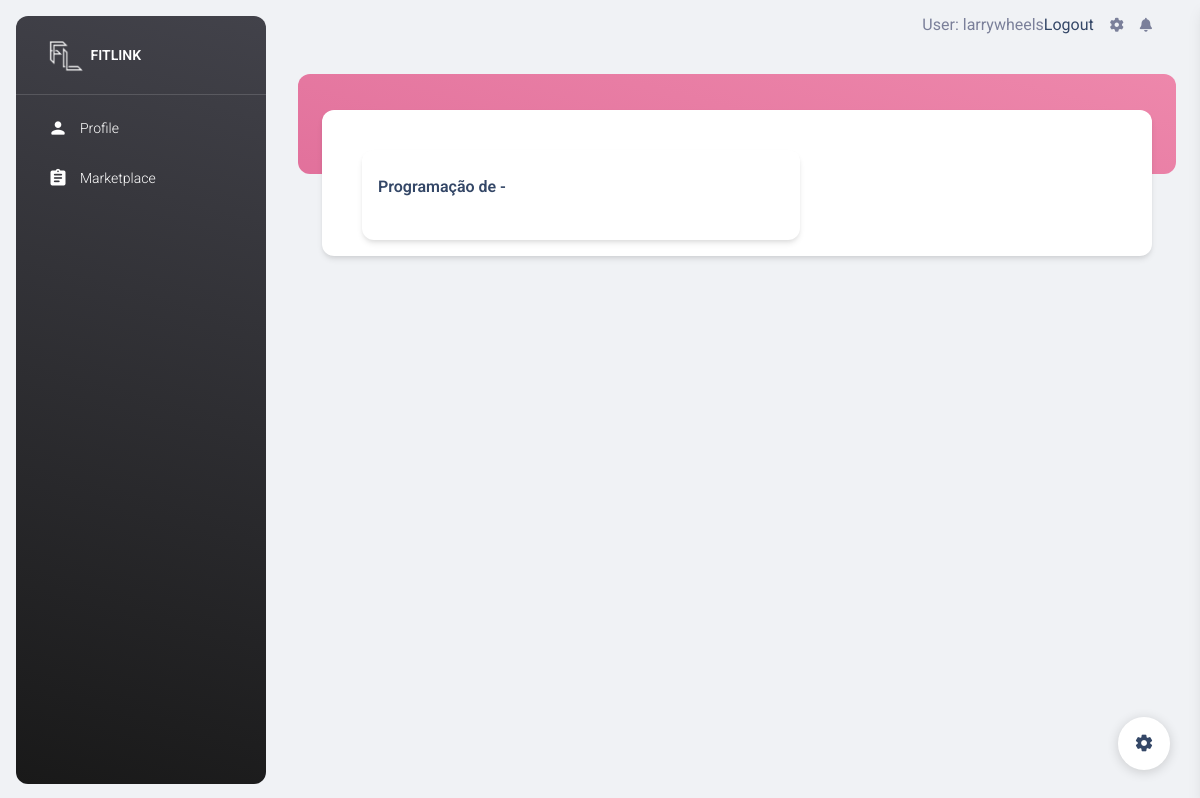
/exerciciosPlano/16 (signed in), run on an earlier commit of the app's database.
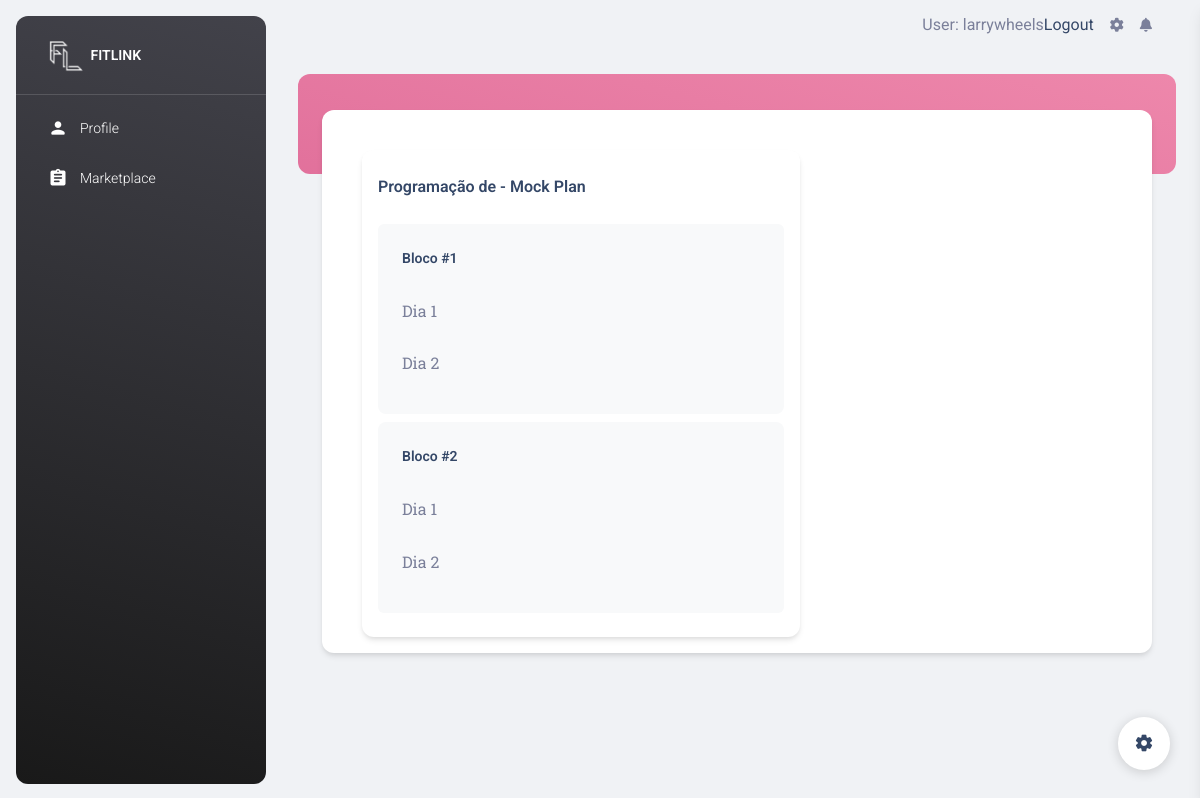
And on a later commit of the database.
### fitlink/models.py (models this page shows, shortened)
class PlanoTreino(models.Model):
    titulo = models.CharField(max_length = 255)
    imagem = models.CharField(max_length=255)
    descricao = models.TextField()
    requisitos = models.TextField()
    tipoPlano = models.ForeignKey(TipoPlano, on_delete=models.CASCADE)
    preco = models.FloatField()
    periodoBloco = models.IntegerField()
    nrBlocos = models.IntegerField()
    refPersonalTrainer = models.ForeignKey(User, on_delete=models.CASCADE)

### fitlink/views.py (the view)
# urls.py: path('exerciciosPlano/<int:idPlano>', views.exerciciosPlano, name='exerciciosPlano'),
@login_required(login_url='login/')
def exerciciosPlano(request,idPlano):
    exercicios = ExercicioPlano.objects.filter(refPlano=idPlano).all()
    contextExercicio = {}
    for ex in exercicios:
        if(ex.nrBloco not in contextExercicio):
            contextExercicio[ex.nrBloco] = {}
        if(ex.periodoBloco not in contextExercicio[ex.nrBloco]):
                contextExercicio[ex.nrBloco][ex.periodoBloco] = []
        contextExercicio[ex.nrBloco][ex.periodoBloco].append({'exercicio': Exercicio.objects.filter(id=ex.refExercicio.id).first(),'reps': ex.reps, 'sets': ex.sets})
    return render(request,'exerciciosPlano.html',{'plano': PlanoTreino.objects.filter(id=idPlano).first(),'exercicios': contextExercicio })

### fitlink/templates/exerciciosPlano.html (shortened to what this page needs)
{% extends "index.html" %}
{% block content %}
   <div class="container-fluid px-2 px-md-4">
      <div class="card card-body mx-3 mx-md-4 mt-n6">
        <div class="container-fluid px-2 px-md-4">
            <div class="col-md-7 mt-4">
                <div class="card">
                  <div class="card-header pb-0 px-3">
                    <h6 class="mb-0">Programação de - {{plano.titulo}}</h6>
                  </div>
                  <div class="card-body pt-4 p-3">
                    <ul class="list-group" id="blocosGroup">
                      {% for bloco,arr in exercicios.items %}
                      <li class="list-group-item border-0 d-flex p-4 mb-2 bg-gray-100 border-radius-lg">
                        <div class="d-flex flex-column">
                          <h6 class="mb-3 text-sm">Bloco #{{bloco}}</h6>
                          <div class="accordion accordion-flush" id="accordion_{{bloco}}">
                            {% for diaBloco,ex in arr.items %}
                            <div class="accordion-item"  style=" width: 600px;">
                                <h2 class="accordion-header" id="flush-heading{{bloco}}{{diaBloco}}">
                                   <button class="accordion-button collapsed" type="button" data-bs-toggle="collapse" data-bs-target="#flush-collapse{{bloco}}{{diaBloco}}" aria-expanded="false" aria-controls="flush-collapse{{bloco}}{{diaBloco}}">
                                        Dia {{diaBloco}}</button>
                                </h2>
                            </div>
                           {% endfor %}
                        </div>
                        </div>
                      </li>
                      {% endfor %}
                    </ul>
                  </div>
                </div>
              </div>
        </div>
      </div>
      </div>
  {% endblock %}

What changed in the data, as far as the page shows it:
added PlanoTreino: titulo "Mock Plan"
Also different on the page:
new list line: "Bloco # 1 Dia 1 Dia 2"
new list line: "Bloco # 2 Dia 1 Dia 2"
